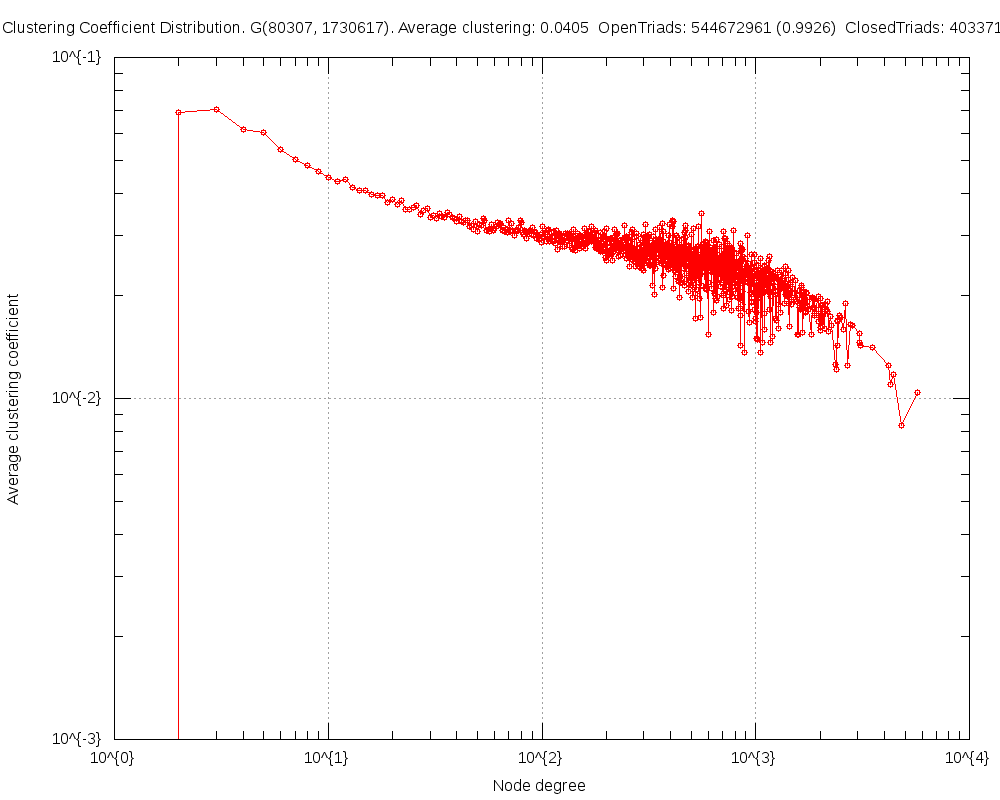

Reproduce this figure in gnuplot.
#
# Clustering Coefficient Distribution. G(80307, 1730617). Average clustering: 0.0405  OpenTriads: 544672961 (0.9926)  ClosedTriads: 4033718 (0.0074) (Mon May  5 02:51:29 2014)
#

set title "Clustering Coefficient Distribution. G(80307, 1730617). Average clustering: 0.0405  OpenTriads: 544672961 (0.9926)  ClosedTriads: 4033718 (0.0074)"
set key bottom right
set logscale xy 10
set format x "10^{%L}"
set mxtics 10
set format y "10^{%L}"
set mytics 10
set grid
set xlabel "Node degree"
set ylabel "Average clustering coefficient"
set tics scale 2
set terminal png size 1000,800
set output 'ccf.FRDG_TCL_FIXP.png'
plot 	"ccf.FRDG_TCL_FIXP.tab" using 1:2 title "" with linespoints pt 6
